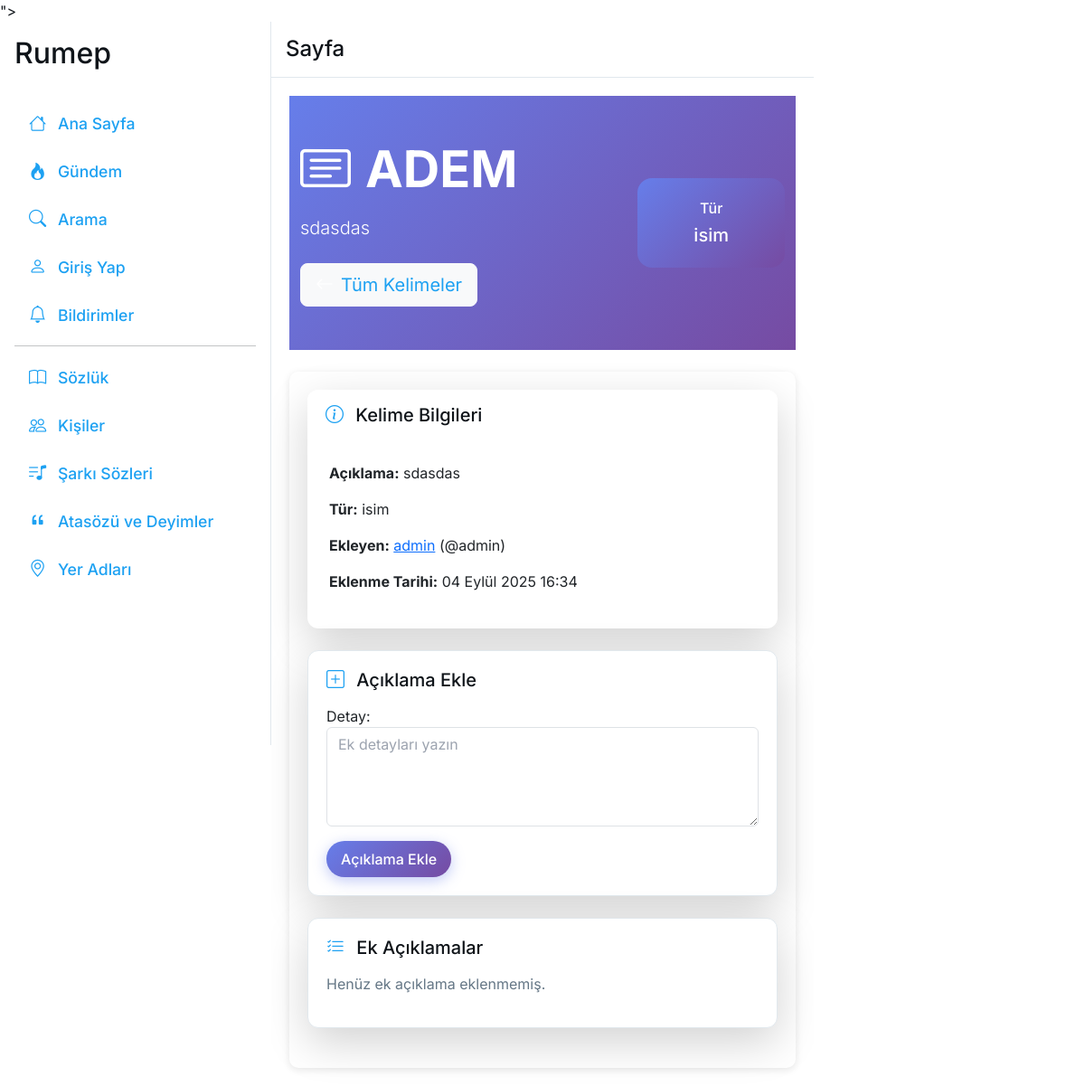
The page /sozluk/kelime/1/ on the database its author committed.
### main/models.py (models this page shows, shortened)
class Sozluk(models.Model):
    kelime = models.CharField(max_length=50, db_index=True, unique=True)
    detay = models.TextField(max_length=500)
    kullanici = models.ForeignKey(settings.AUTH_USER_MODEL, on_delete=models.CASCADE)
    eklenme_tarihi = models.DateTimeField(default=timezone.now)
    tur = models.CharField(
        max_length=20,
        choices=[
            ('isim', _('İsim')),
            ('fiil', _('Fiil')),
            ('sifat', _('Sıfat')),
            ('zarf', _('Zarf')),
            ('beyanvan', _('Beyanvan')),
            ('pevek', _('Bağlaç')),
            ('giredek', _('Bağlaç')),
            ('bang', _('Ünlem')),
        ],
        blank=True
    )
    class Meta:
        ordering = ['kelime']
        verbose_name = _('Sözlük')
        verbose_name_plural = _('Sözlük')

class Profile(models.Model):
    USER_ROLES = [
        ('user', _('Kullanıcı')),
        ('writer', _('Yazar')),
        ('moderator', _('Moderatör')),
        ('admin', _('Admin')),
        ('super_admin', _('Süper Admin')),
    ]
    user = models.OneToOneField(settings.AUTH_USER_MODEL, on_delete=models.CASCADE)
    nickname = models.CharField(max_length=50)
    username = models.CharField(max_length=30, unique=True)
    biography = models.TextField(max_length=500, blank=True, null=True)
    instagram_username = models.CharField(max_length=30, blank=True, null=True)
    twitter_username = models.CharField(max_length=30, blank=True, null=True)
    youtube_url = models.URLField(blank=True, null=True, verbose_name=_('YouTube Kanalı'))
    tiktok_username = models.CharField(max_length=30, blank=True, null=True, verbose_name=_('TikTok Kullanıcı Adı'))
    linkedin_url = models.URLField(blank=True, null=True, verbose_name=_('LinkedIn Profili'))
    github_username = models.CharField(max_length=30, blank=True, null=True, verbose_name=_('GitHub Kullanıcı Adı'))
    website_url = models.URLField(blank=True, null=True, verbose_name=_('Kişisel Website'))
    facebook_username = models.CharField(max_length=30, blank=True, null=True, verbose_name=_('Facebook Kullanıcı Adı'))
    user_role = models.CharField(
        max_length=20,
        choices=USER_ROLES,
        default='user',
        verbose_name=_('Kullanıcı Rolü')
    )
    katki_puani = models.PositiveIntegerField(default=0)
    account_status = models.CharField(
        max_length=20,
        choices=[
            ('active', _('Aktif')),
            ('frozen', _('Dondurulmuş')),
            ('deletion_scheduled', _('Silinme Planlandı'))
        ],
        default='active'
    )
    scheduled_deletion_date = models.DateTimeField(blank=True, null=True)
    preferred_language = models.CharField(
        max_length=10,
        choices=[
            ('tr', _('Türkçe')),
            ('ku', _('Kürtçe')),
            ('en', _('İngilizce')),
        ],
        default='tr',
        blank=True
    )
    dark_mode = models.BooleanField(default=False, verbose_name=_('Karanlık Mod'))

### main/views/sozluk_views.py (the view)
# urls.py: path('sozluk/kelime/<int:kelime_id>/', views.sozluk_kelime, name='sozluk_kelime'),
def sozluk_kelime(request, kelime_id):
    kelime = get_object_or_404(Sozluk, id=kelime_id)
    detaylar = SozlukDetay.objects.filter(kelime=kelime).order_by('-eklenme_tarihi')
    detay_form = SozlukDetayForm()
    return render(request, 'main/sozluk/sozluk_kelime.html', {
        'kelime': kelime,
        'detaylar': detaylar,
        'detay_form': detay_form,
        'user': request.user
    })

### main/forms.py (shortened to what this page needs)
class SozlukDetayForm(forms.ModelForm):
    class Meta:
        model = SozlukDetay
        fields = ['detay']
        widgets = {
            'detay': forms.Textarea(attrs={'class': 'form-control', 'placeholder': _('Ek detayları yazın'), 'rows': 4, 'required': True}),
        }

### main/context_processors.py (called while the page is built, shortened)
def notification_count(request):
    if request.user.is_authenticated:
        unread_count = request.user.notifications.filter(is_read=False).count()
        return {'unread_notifications_count': unread_count}
    return {'unread_notifications_count': 0}

def user_role_context(request):
    return {
        'user_role': 'user',
        'user_role_display': _('Kullanıcı'),
        'user_role_badge': _('Kullanıcı'),
        'is_writer': False,
        'is_moderator': False,
        'is_admin': False,
        'is_super_admin': False,
    }

def sidebar_data(request):
    popular_topics = Topic.objects.annotate(
        total_entries=Count('entries')
    ).filter(total_entries__gt=0).order_by('-total_entries')[:5]
    active_authors = Profile.objects.annotate(
        topic_count=Count('user__topic'),
        entry_count=Count('user__entry')
    ).filter(
        topic_count__gt=0
    ).order_by('-topic_count', '-entry_count')[:5]
    return {
        'sidebar_popular_topics': popular_topics,
        'sidebar_active_authors': active_authors,
    }

### main/templates/main/sozluk/sozluk_kelime.html (shortened to what this page needs)
{% extends 'main/base.html' %}
{% load static %}
{% load i18n %}
{% block extra_head %}
    <meta name="csrf-token" content="{% csrf_token %}">
    <link rel="stylesheet" href="{% static 'main/css/modern.css' %}">
    <link rel="stylesheet" href="{% static 'main/css/sozluk.css' %}">
{% endblock %}
{% block content %}
<div class="container-fluid px-0">
    <div class="hero-section bg-gradient-primary text-white py-5 mb-4">
        <div class="container position-relative" style="z-index: 10;">
            <div class="row align-items-center">
                <div class="col-lg-8">
                    <h1 class="display-4 fw-bold mb-3">
                        <i class="bi bi-card-text me-3"></i>{{ kelime.kelime }}
                    </h1>
                    <p class="lead mb-4">{{ kelime.detay|striptags|truncatechars:100 }}</p>
                    <div class="d-flex gap-3 flex-wrap" style="position: relative; z-index: 20;">
                        <a href="{% url 'sozluk_ana_sayfa' %}" class="btn btn-light btn-lg" style="position: relative; z-index: 30;">
                            <i class="bi bi-arrow-left me-2"></i>{% trans "Tüm Kelimeler" %}
                        </a>
                    </div>
                </div>
                <div class="col-lg-4 text-center">
                    <div class="stats-card bg-white bg-opacity-10 rounded-4 p-4" style="position: relative; z-index: 20;">
                        <h6 class="mb-2">{% trans "Tür" %}</h6>
                        <p class="h5 mb-0">{{ kelime.tur|default:'Belirtilmemiş' }}</p>
                    </div>
                </div>
            </div>
        </div>
    </div>
    <div class="container sozluk-container">
        <div class="card border-0 shadow-lg mb-4">
            <div class="card-header bg-white border-0 py-3">
                <h5 class="mb-0">
                    <i class="bi bi-info-circle me-2 text-primary"></i>
                    {% trans "Kelime Bilgileri" %}
                </h5>
            </div>
            <div class="card-body p-4">
                <p><strong>{% trans "Açıklama:" %}</strong> {{ kelime.detay }}</p>
                <p><strong>{% trans "Tür:" %}</strong> {{ kelime.tur|default:'Belirtilmemiş' }}</p>
                <p><strong>{% trans "Ekleyen:" %}</strong> <a href="{% url 'profile_detail' kelime.kullanici.profile.username %}">{{ kelime.kullanici.profile.nickname }}</a> (@{{ kelime.kullanici.profile.username }})</p>
                <p><strong>{% trans "Eklenme Tarihi:" %}</strong> {{ kelime.eklenme_tarihi }}</p>
            </div>
        </div>
        <div class="card mb-4 shadow-lg">
            <div class="card-body">
                <h5 class="card-title mb-3">
                    <i class="bi bi-plus-square me-2 text-primary"></i>
                    {% trans "Açıklama Ekle" %}
                </h5>
                {% if kelime.kullanici == user %}
                    <p class="text-muted">{% trans "Kendi kelimenize açıklama ekleyemezsiniz." %}</p>
                {% else %}
                    <form id="detay-ekle-form" method="post" action="{% url 'sozluk_detay_ekle' kelime.id %}">
                        {{ detay_form.as_p }}
                        <button type="submit" class="btn btn-primary rounded-pill">{% trans "Açıklama Ekle" %}</button>
                    </form>
                {% endif %}
            </div>
        </div>
        <div class="card mb-4 shadow-lg">
            <div class="card-body">
                <h5 class="card-title mb-3">
                    <i class="bi bi-list-check me-2 text-primary"></i>
                    {% trans "Ek Açıklamalar" %}
                </h5>
                <div id="detay-list">
                    {% for detay in detaylar %}
                        <div class="detay-item mb-2" data-detay-id="{{ detay.id }}">
                            <p>{{ detay.detay }}</p>
                            <p class="text-muted small">
                                {% trans "Ekleyen:" %} <a href="{% url 'profile_detail' detay.kullanici.profile.username %}">{{ detay.kullanici.profile.nickname }}</a> (@{{ detay.kullanici.profile.username }}) · {{ detay.eklenme_tarihi }}
                            </p>
                            {% if detay.kullanici == user %}
                                <div class="mt-2">
                                    <button class="btn btn-primary btn-sm rounded-pill me-2 edit-detay-btn" data-detay-id="{{ detay.id }}" data-url="{% url 'sozluk_detay_veri' detay.id %}" data-bs-toggle="modal" data-bs-target="#editDetayModal">{% trans "Düzenle" %}</button>
                                    <button class="btn btn-danger btn-sm rounded-pill delete-detay-btn" data-detay-id="{{ detay.id }}" data-url="{% url 'sozluk_detay_sil' detay.id %}">{% trans "Sil" %}</button>
                                </div>
                            {% endif %}
                            <hr>
                        </div>
                    {% empty %}
                        <p class="text-muted">{% trans "Henüz ek açıklama eklenmemiş." %}</p>
                    {% endfor %}
                </div>
            </div>
        </div>
    </div>
</div>
{% endblock %}

### main/static/main/css/kisi.css (style rules this page uses)
.card-title { color: #0f1419 !important; }
.text-primary { color: #1da1f2 !important; }
.text-muted { color: #657786 !important; }
.btn-primary { background-color: #1da1f2 !important; border-color: #1da1f2 !important; color: #ffffff !important; }
.hero-section h1 { color: #ffffff !important; }
.hero-section p { color: #ffffff !important; }
.hero-section .lead { color: #ffffff !important; }
.hero-section .stats-card { background: linear-gradient(135deg, #667eea 0%, #764ba2 100%) !important; color: #ffffff !important; }
.hero-section .stats-card p { color: #ffffff !important; }
.hero-section.bg-gradient-primary { background: linear-gradient(135deg, #667eea 0%, #764ba2 100%) !important; }

### main/static/main/css/modern.css (style rules this page uses)
.btn, .card, .form-control { transition: all 0.2s ease; }

### main/static/main/css/layout.css (style rules this page uses)
html { font-size: 16px; }
.entry-content, .first-entry-preview, .card-body, .topic-content { font-family: var(--entry-font, inherit) !important; }

### main/static/main/css/responsive-fixes.css (style rules this page uses)
@media (min-width: 1025px) and (max-width: 1366px) { .container { max-width: 1200px; } }

### main/static/main/css/sozluk.css (style rules this page uses)
.card-title { color: #0f1419 !important; }
.text-primary { color: #1da1f2 !important; }
.text-muted { color: #657786 !important; }
.btn-primary { background-color: #1da1f2 !important; border-color: #1da1f2 !important; color: #ffffff !important; }
.hero-section h1 { color: #ffffff !important; }
.hero-section p { color: #ffffff !important; }
.hero-section .lead { color: #ffffff !important; }
.hero-section .stats-card { background: linear-gradient(135deg, #667eea 0%, #764ba2 100%) !important; color: #ffffff !important; }
.hero-section .stats-card p { color: #ffffff !important; }
.hero-section.bg-gradient-primary { background: linear-gradient(135deg, #667eea 0%, #764ba2 100%) !important; }
.sozluk-container { max-width: 800px; margin: 0 auto; padding: 20px; background-color: #fff; border-radius: 10px; box-shadow: 0 2px 8px rgba(0, 0, 0, 0.1); }
.sozluk-container .card-title { color: #0f1419 !important; }
.sozluk-container .text-primary { color: #1da1f2 !important; }
.sozluk-container .text-muted { color: #657786 !important; }
.sozluk-container .btn-primary { background-color: #1da1f2 !important; border-color: #1da1f2 !important; color: #ffffff !important; }

### main/static/main/css/general.css (style rules this page uses)
body { background-color: #f5f8fa; font-family: -apple-system, BlinkMacSystemFont, "Segoe UI", Roboto, "Helvetica Neue", Arial, sans-serif; color: #0f1419; }
.text-muted { color: #657786 !important; }
.text-primary { color: #1da1f2 !important; }
.card-title { color: #0f1419 !important; }
h1, h2, h3, h4, h5, h6 { color: #0f1419 !important; }
.btn-primary { background: linear-gradient(135deg, #667eea 0%, #764ba2 100%) !important; border: none !important; color: #ffffff !important; box-shadow: 0 4px 15px rgba(102, 126, 234, 0.4) !important; transition: all 0.3s ease !important; }
.hero-section, .hero-section * { color: #ffffff !important; }
.hero-section .btn-light { color: #1da1f2 !important; }

### main/static/main/css/tweetCard.css (style rules this page uses)
.card-body { max-height: none !important; overflow: visible !important; }

### main/static/main/css/profile.css (style rules this page uses)
.btn-primary, .btn-outline-primary, .btn-outline-danger, .btn-outline-secondary { font-weight: 500; padding: 8px 16px; transition: background-color 0.2s, transform 0.1s; }

### main/static/main/css/accessibility.css (style rules this page uses)
.text-muted { color: #6b7280 !important; }
.btn-primary { color: white !important; }
.card { border: 1px solid var(--border-color); }
::placeholder { color: #9ca3af !important; opacity: 1; }

### main/static/main/css/sarki.css (style rules this page uses)
.card-title { color: #0f1419 !important; }
.text-primary { color: #1da1f2 !important; }
.text-muted { color: #657786 !important; }
.btn-primary { background-color: #1da1f2 !important; border-color: #1da1f2 !important; color: #ffffff !important; }
.hero-section h1 { color: #ffffff !important; }
.hero-section p { color: #ffffff !important; }
.hero-section .lead { color: #ffffff !important; }
.hero-section .stats-card { background: linear-gradient(135deg, #667eea 0%, #764ba2 100%) !important; color: #ffffff !important; }
.hero-section .stats-card p { color: #ffffff !important; }
.hero-section.bg-gradient-primary { background: linear-gradient(135deg, #667eea 0%, #764ba2 100%) !important; }

### main/static/main/css/atasozu_deyim.css (style rules this page uses)
.card-title { color: #0f1419 !important; }
.btn-primary { background-color: #1da1f2 !important; border-color: #1da1f2 !important; color: #ffffff !important; }

### main/static/main/css/yer_adlari_new.css (style rules this page uses)
.card { border-radius: 12px; border: 1px solid #e1e8ed; box-shadow: 0 2px 8px rgba(0, 0, 0, 0.1); transition: all 0.3s ease; }
.card-header { background-color: #f8f9fa; border-bottom: 1px solid #e1e8ed; border-radius: 12px 12px 0 0 !important; padding: 15px 20px; }
.card-body { padding: 20px; }

### rows shown on the page
Sozluk: kelime "ADEM", detay "sdasdas", tur "isim", kullanici.profile.nickname "admin", kullanici.profile.username "admin", eklenme_tarihi "04 Eylül 2025 16:34"
